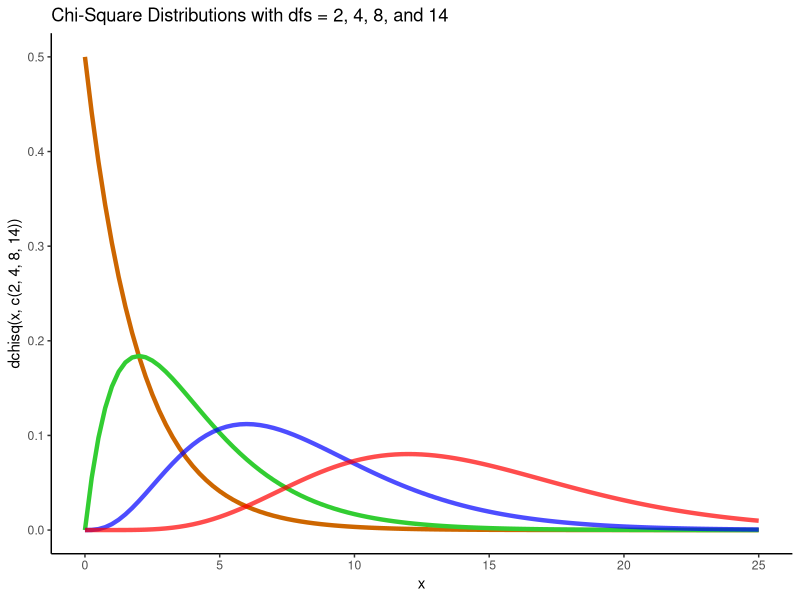

Source code (R):
#30DaysChartChallenge 

# distributions - statistics

# Andrew Ellis

# Boris Mayer


library(tidyverse)
p <- data_frame(x = c(0, 25)) %>% 
  ggplot(aes(x = x)) 

p + stat_function(fun = dchisq, args = list(df = 2), color = c("#CD6600"), size = 1.5) +
  stat_function(fun = dchisq, args = list(df = 4), color = c("#32CD32"), size = 1.5) +
  stat_function(fun = dchisq, args = list(df = 8), color = "blue", size = 1.5, alpha = 0.7) +
  stat_function(fun = dchisq, args = list(df = 14), color = "red", size = 1.5, alpha = 0.7) +
  ggtitle("Chi-Square Distributions with dfs = 2, 4, 8, and 14") +
  xlab("x") +
  ylab("dchisq(x, c(2, 4, 8, 14))") +
  theme_classic()

#30DayChartChallenge - distributions - statics - I used #rstats package tidyverse. The code is from https://methodenlehre.github.io/SGSCLM-R-course/. My code for the chart challenge is on https://github.com/Japhilko/chart_challenge